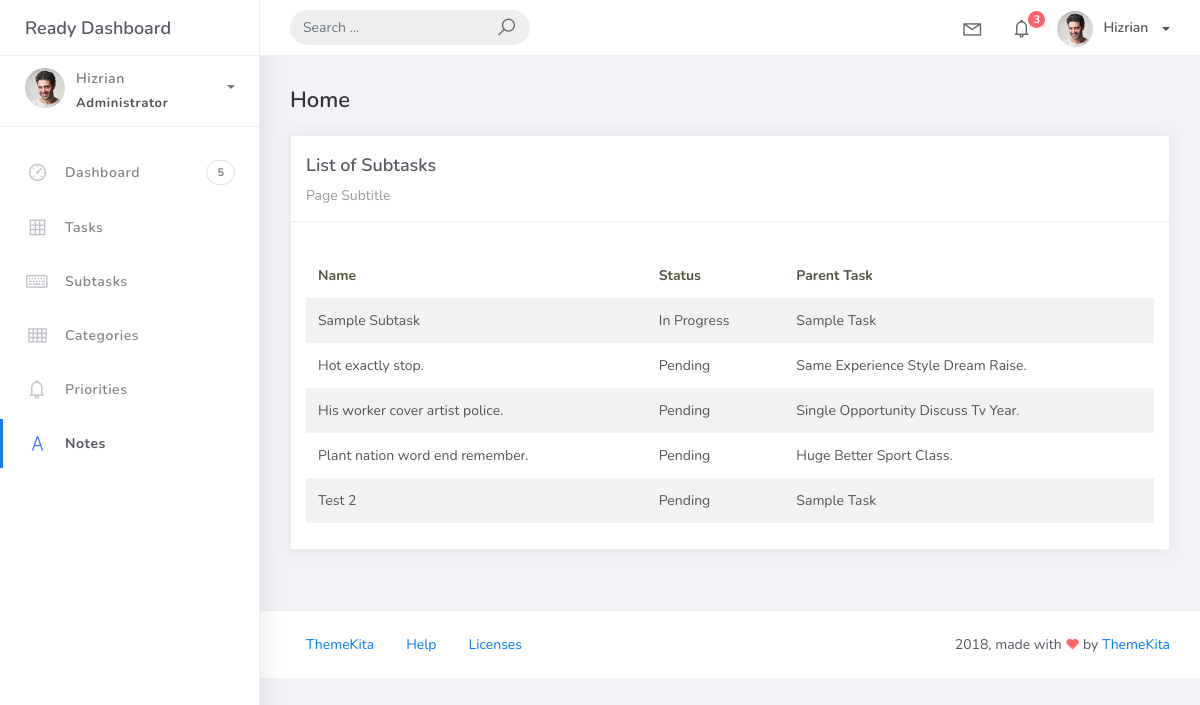
Screenshot of /subtask_list with the database file from the repository.
### taskmanager/models.py (models this page shows, shortened)
class BaseModel(models.Model):
    created_at = models.DateTimeField(default=timezone.now,)
    updated_at = models.DateTimeField(auto_now=True,)
    class Meta:
        abstract = True

class SubTask(BaseModel):
    parentTaskFK = models.ForeignKey(Task, on_delete=models.CASCADE)
    title = models.CharField(max_length=100)
    status = models.CharField(max_length=50,
            choices=[("Pending", "Pending"),
            ("In Progress", "In Progress"),
            ("Completed", "Completed"),
            ],
            default = "Pending"
            )

class Task(BaseModel):
    title = models.CharField(max_length=100)
    description = models.CharField(max_length=250)
    deadline = models.DateField()
    status = models.CharField(max_length=50,
            choices=[("Pending", "Pending"),
            ("In Progress", "In Progress"),
            ("Completed", "Completed"),
            ],
            default = "Pending"
            )
    categoryFK = models.ForeignKey(Category, on_delete=models.CASCADE)
    priorityFK = models.ForeignKey(Priority, on_delete=models.CASCADE)
    def __str__(self):
        return self.title.title()

### taskmanager/views.py (the view)
# urls.py: path('subtask_list', SubTasksView.as_view(), name='subtask-list'),
class SubTasksView(ListView):
    model = SubTask
    context_object_name = 'subtask'
    template_name = 'subtask_list.html'
    paginate_by = 5

### templates/subtask_list.html (shortened to what this page needs)
{% extends 'base.html' %}
{% load static %}
{% block content %}
<div class="content">
  <div class="container-fluid">
    <h4 class="page-title">Home</h4>
    <div class="row">
      <div class="col-md-12">
        <div class="card">
          <div class="card-header">
            <div class="card-title">List of Subtasks</div>
            <div class="card-category">Page Subtitle</div>
          </div>
          <div class="card-body">
            <table class="table table-striped mt-3">
              <thead>
                <tr>
                  <th scope="col">Name</th>
                  <th scope="col">Status</th>
                  <th scope="col">Parent Task</th>
                </tr>
              </thead>
              <tbody>
                {% for object in object_list %}
                <tr>
                  <td>{{ object.title }}</td>
                  <td>{{ object.status }}</td>
                  <td>{{ object.parentTaskFK }}</td>
                </tr>
                {% endfor %}
              </tbody>
            </table>
          </div>
        </div>
      </div>
    </div>
  </div>
</div>
{% endblock %}

### rows the page displays
SubTask: title "Sample Subtask", status "In Progress", parentTaskFK "Sample Task"
SubTask: title "Hot exactly stop.", status "Pending", parentTaskFK "Same Experience Style Dream Raise."
SubTask: title "His worker cover artist police.", status "Pending", parentTaskFK "Single Opportunity Discuss Tv Year."
SubTask: title "Plant nation word end remember.", status "Pending", parentTaskFK "Huge Better Sport Class."
SubTask: title "Test 2", status "Pending", parentTaskFK "Sample Task"
